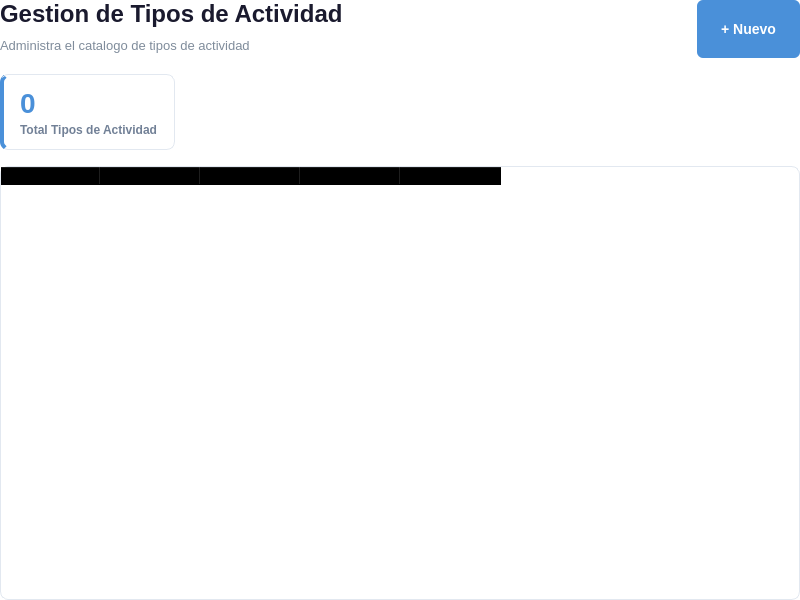
<?xml version="1.0" encoding="UTF-8"?>
<ui version="4.0">
 <class>TiposActividadList</class>
 <widget class="QWidget" name="TiposActividadList">
  <property name="geometry">
   <rect><x>0</x><y>0</y><width>800</width><height>600</height></rect>
  </property>
  <property name="styleSheet">
   <string notr="true">
QWidget { background-color: transparent; }
QLabel#listTitle { font-size: 24px; font-weight: bold; color: #1a1a2e; }
QLabel#listSubtitle { font-size: 13px; color: #7f8c9b; }
QPushButton#btnNuevo { background-color: #4a90d9; color: white; border: none; border-radius: 6px; font-size: 14px; font-weight: 600; padding: 10px 24px; min-height: 38px; }
QPushButton#btnNuevo:hover { background-color: #3a7bc8; }
QPushButton#btnNuevo:pressed { background-color: #2a6bb8; }
QFrame#cardTotal { background-color: white; border: 1px solid #e2e8f0; border-radius: 8px; border-left: 4px solid #4a90d9; }
QLabel#statValue { font-size: 28px; font-weight: bold; color: #4a90d9; }
QLabel#statLabel { font-size: 12px; color: #718096; font-weight: 500; }
QTableWidget#tablaCatalogo { background-color: white; border: 1px solid #e2e8f0; border-radius: 8px; gridline-color: #f0f2f5; font-size: 13px; }
QTableWidget#tablaCatalogo QHeaderView::section { background-color: #f7fafc; color: #2d3748; font-weight: bold; font-size: 13px; padding: 10px 8px; border: none; border-bottom: 2px solid #e2e8f0; border-right: 1px solid #f0f2f5; }
QTableWidget#tablaCatalogo QHeaderView::section:last { border-right: none; }
QTableWidget#tablaCatalogo::item { padding: 10px 8px; color: #2d3748; border-bottom: 1px solid #f0f2f5; }
QTableWidget#tablaCatalogo::item:selected { background-color: #ebf8ff; color: #2c5282; }
QTableWidget#tablaCatalogo::item:hover { background-color: #f7fafc; }
   </string>
  </property>
  <layout class="QVBoxLayout" name="mainLayout">
   <property name="leftMargin"><number>0</number></property>
   <property name="topMargin"><number>0</number></property>
   <property name="rightMargin"><number>0</number></property>
   <property name="bottomMargin"><number>0</number></property>
   <property name="spacing"><number>16</number></property>
   <item>
    <layout class="QHBoxLayout" name="headerLayout">
     <item>
      <layout class="QVBoxLayout" name="titleLayout">
       <property name="spacing"><number>4</number></property>
       <item><widget class="QLabel" name="listTitle"><property name="text"><string>Gestion de Tipos de Actividad</string></property></widget></item>
       <item><widget class="QLabel" name="listSubtitle"><property name="text"><string>Administra el catalogo de tipos de actividad</string></property></widget></item>
      </layout>
     </item>
     <item><spacer name="headerSpacer"><property name="orientation"><enum>Qt::Horizontal</enum></property><property name="sizeHint" stdset="0"><size><width>40</width><height>20</height></size></property></spacer></item>
     <item><widget class="QPushButton" name="btnNuevo"><property name="text"><string>+ Nuevo</string></property><property name="cursor"><cursorShape>PointingHandCursor</cursorShape></property></widget></item>
    </layout>
   </item>
   <item>
    <layout class="QHBoxLayout" name="statsLayout">
     <property name="spacing"><number>16</number></property>
     <item>
      <widget class="QFrame" name="cardTotal">
       <property name="maximumSize"><size><width>16777215</width><height>80</height></size></property>
       <layout class="QVBoxLayout" name="cardTotalLayout">
        <property name="leftMargin"><number>16</number></property><property name="topMargin"><number>12</number></property><property name="rightMargin"><number>16</number></property><property name="bottomMargin"><number>12</number></property><property name="spacing"><number>4</number></property>
        <item><widget class="QLabel" name="statValue"><property name="text"><string>0</string></property></widget></item>
        <item><widget class="QLabel" name="statLabel"><property name="text"><string>Total Tipos de Actividad</string></property></widget></item>
       </layout>
      </widget>
     </item>
     <item><spacer name="statsSpacer"><property name="orientation"><enum>Qt::Horizontal</enum></property><property name="sizeHint" stdset="0"><size><width>40</width><height>20</height></size></property></spacer></item>
    </layout>
   </item>
   <item>
    <widget class="QTableWidget" name="tablaCatalogo">
     <property name="editTriggers"><set>QAbstractItemView::NoEditTriggers</set></property>
     <property name="selectionMode"><enum>QAbstractItemView::SingleSelection</enum></property>
     <property name="selectionBehavior"><enum>QAbstractItemView::SelectRows</enum></property>
     <property name="showGrid"><bool>true</bool></property>
     <property name="columnCount"><number>5</number></property>
     <column><property name="text"><string>ID</string></property></column>
     <column><property name="text"><string>Nombre</string></property></column>
     <column><property name="text"><string>Icono</string></property></column>
     <column><property name="text"><string>Color</string></property></column>
     <column><property name="text"><string>Acciones</string></property></column>
    </widget>
   </item>
  </layout>
 </widget>
 <resources/>
 <connections/>
</ui>
